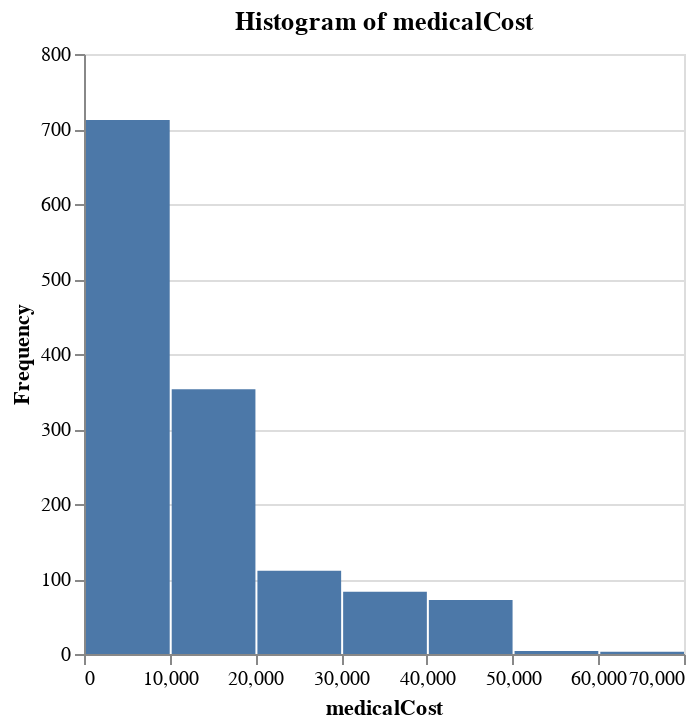
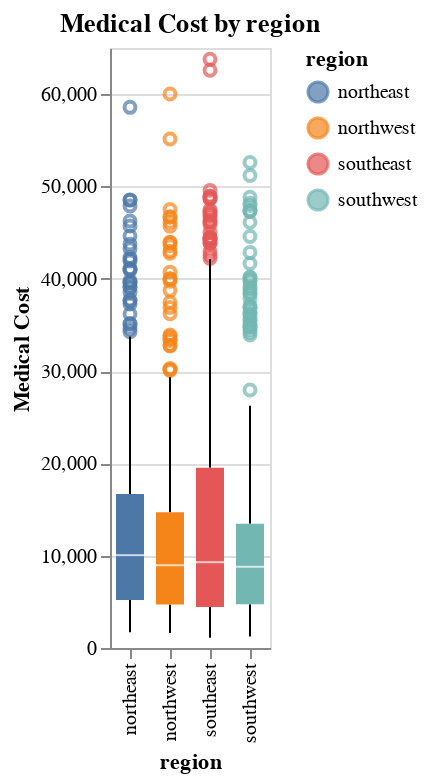
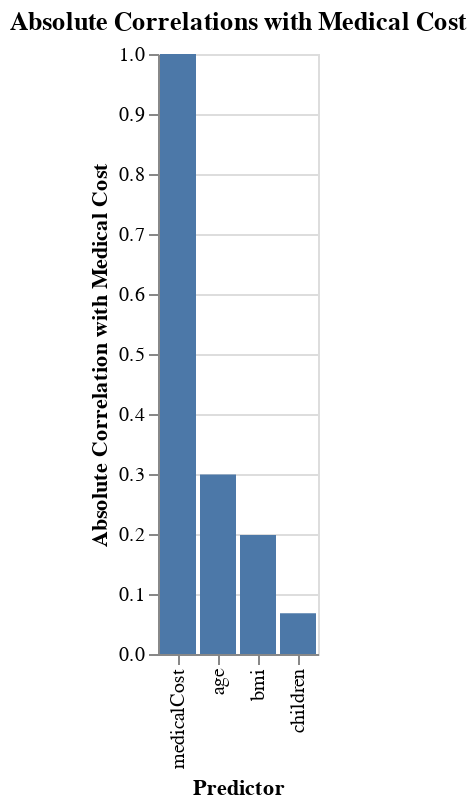

The cell these charts' notebook holds for them, in order:
### Code cell
# Summary statistics for numerical columns
summary_stats = df[['age', 'bmi', 'children', 'medicalCost']].describe()
print("Summary Statistics for Numerical Columns:")
print(summary_stats.to_markdown(numalign="left", stralign="left"))

# Unique values and most frequent value for categorical columns
for col in ['sex', 'smoker', 'region']:
    unique_values = df[col].unique()
    most_frequent_value = df[col].mode()[0]
    print(f"\nUnique values for '{col}': {unique_values}")
    print(f"Most frequent value for '{col}': {most_frequent_value}")

# Histograms for numerical columns
for col in ['age', 'bmi', 'children', 'medicalCost']:
    chart = alt.Chart(df).mark_bar().encode(
        x=alt.X(col, bin=True, title=col),
        y=alt.Y('count()', title='Frequency'),
        tooltip=[alt.Tooltip(col, bin=True, title=col), 'count()']
    ).properties(
        title=f'Histogram of {col}'
    ).interactive()
    chart.save(f'{col}_histogram.json')
chart.show()

# Box plots of medicalCost by categorical columns
for col in ['sex', 'smoker', 'region']:
    chart = alt.Chart(df).mark_boxplot().encode(
        x=alt.X(col, axis=alt.Axis(title=col)),
        y=alt.Y('medicalCost', axis=alt.Axis(title='Medical Cost')),
        color=col
    ).properties(
        title=f'Medical Cost by {col}'
    ).interactive()
    chart.save(f'medical_cost_by_{col}_boxplot.json')
chart.show()

# Correlation matrix
correlation_matrix = df[['age', 'bmi', 'children', 'medicalCost']].corr()
print("\nCorrelation Matrix:")
print(correlation_matrix.to_markdown(numalign="left", stralign="left"))

# Absolute correlations with medicalCost, sorted
correlations_with_medicalCost = correlation_matrix['medicalCost'].abs().sort_values(ascending=False)
print("\nAbsolute Correlations with Medical Cost (Sorted):")
print(correlations_with_medicalCost.to_markdown(numalign="left", stralign="left"))

# Display the sorted correlation values
chart = alt.Chart(correlations_with_medicalCost.reset_index().rename(columns={'index': 'Predictor', 'medicalCost': 'Absolute Correlation'})).mark_bar().encode(
    x=alt.X('Predictor:N', sort='-y', axis=alt.Axis(title='Predictor')),
    y=alt.Y('Absolute Correlation:Q', axis=alt.Axis(title='Absolute Correlation with Medical Cost')),
    tooltip=['Predictor', 'Absolute Correlation']
).properties(
    title='Absolute Correlations with Medical Cost'
).interactive()

chart.save('absolute_correlations_with_medical_cost_bar_chart.json')
chart.show()

### Figure 1 — Vega-Lite specification as saved in the notebook (floating-point values rounded to 4 significant figures; data arrays with more than 128 entries replaced by an {"elided": "..."} marker saying what was removed)
{"config": {"view": {"continuousWidth": 300, "continuousHeight": 300}}, "data": {"name": "data-fbe4c9fa4d41ef6208d655d13204d695"}, "mark": {"type": "bar"}, "encoding": {"tooltip": [{"bin": true, "field": "medicalCost", "title": "medicalCost", "type": "quantitative"}, {"aggregate": "count", "type": "quantitative"}], "x": {"bin": true, "field": "medicalCost", "title": "medicalCost", "type": "quantitative"}, "y": {"aggregate": "count", "title": "Frequency", "type": "quantitative"}}, "params": [{"name": "param_28", "select": {"type": "interval", "encodings": ["x", "y"]}, "bind": "scales"}], "title": "Histogram of medicalCost", "$schema": "https://vega.github.io/schema/vega-lite/v5.17.0.json", "datasets": {"data-fbe4c9fa4d41ef6208d655d13204d695": {"elided": "1338 records"}}}

### Figure 2 — Vega-Lite specification as saved in the notebook (floating-point values rounded to 4 significant figures; data arrays with more than 128 entries replaced by an {"elided": "..."} marker saying what was removed)
{"config": {"view": {"continuousWidth": 300, "continuousHeight": 300}}, "data": {"name": "data-fbe4c9fa4d41ef6208d655d13204d695"}, "mark": {"type": "boxplot"}, "encoding": {"color": {"field": "region", "type": "nominal"}, "x": {"axis": {"title": "region"}, "field": "region", "type": "nominal"}, "y": {"axis": {"title": "Medical Cost"}, "field": "medicalCost", "type": "quantitative"}}, "params": [{"name": "param_31", "select": {"type": "interval", "encodings": ["x", "y"]}, "bind": "scales"}], "title": "Medical Cost by region", "$schema": "https://vega.github.io/schema/vega-lite/v5.17.0.json", "datasets": {"data-fbe4c9fa4d41ef6208d655d13204d695": {"elided": "1338 records"}}}

### Figure 3 — Vega-Lite specification as saved in the notebook (floating-point values rounded to 4 significant figures)
{"config": {"view": {"continuousWidth": 300, "continuousHeight": 300}}, "data": {"name": "data-0ad04a58a99ad7a2e53897748002b793"}, "mark": {"type": "bar"}, "encoding": {"tooltip": [{"field": "Predictor", "type": "nominal"}, {"field": "Absolute Correlation", "type": "quantitative"}], "x": {"axis": {"title": "Predictor"}, "field": "Predictor", "sort": "-y", "type": "nominal"}, "y": {"axis": {"title": "Absolute Correlation with Medical Cost"}, "field": "Absolute Correlation", "type": "quantitative"}}, "params": [{"name": "param_32", "select": {"type": "interval", "encodings": ["x", "y"]}, "bind": "scales"}], "title": "Absolute Correlations with Medical Cost", "$schema": "https://vega.github.io/schema/vega-lite/v5.17.0.json", "datasets": {"data-0ad04a58a99ad7a2e53897748002b793": [{"Predictor": "medicalCost", "Absolute Correlation": 1.0}, {"Predictor": "age", "Absolute Correlation": 0.299}, {"Predictor": "bmi", "Absolute Correlation": 0.1983}, {"Predictor": "children", "Absolute Correlation": 0.068}]}}
